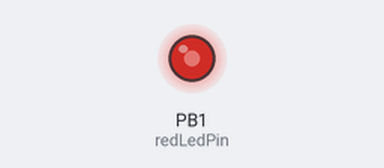
Recording of a sketch running on a simulated ATtiny85, built with avr-gcc and run on an emulated ATtiny85. Parts: output pins drawn as LEDs (lit = HIGH).

Above: at 0.1 s.
At 2.1 s:
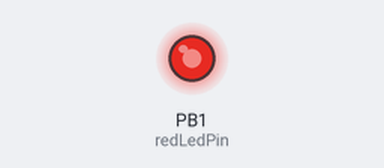
At 4.3 s:
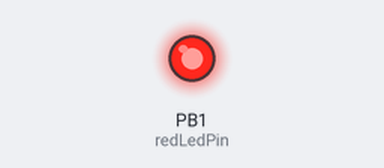
At 10.9 s:
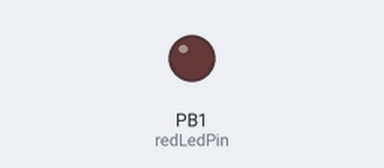
Timing chart, 0 to 12.4 s (numbered marks = the images above):
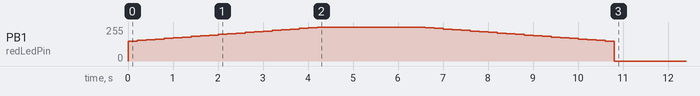

The sketch:

rgbRainbow.ino
```cpp
/*
  RGB LED RAINBOW

  Using a small circuit containing an ATtiny45 and RGB Led to cycle through 7 main colors.

      The 7 colors go through: red, green, blue, cyan, yellow, magenta, and white.

  The main colors red, green, and blue, are assigned to the PBx pins based on the header
  file. Accorrding to the PBx value table, this project uses OFF(0) to light up the LED
  and ON(1) turns off the led.

  This circuit cycles through the colors using a fade-in and fade-out cycle to provide a
  smooth transition between two colors. Smooth transitions are executed by leveraging the
  PWM concept and applying it to the LEDs. Using PWM, a LED can be modulated to appear
  brighter or slower based on the frequency and signal cycle.

  by Kimberly Loza
 */


//Based on the ATMEL ATTINY45 / ARDUINO from pins_arduno.h header file
//
//                          +-\/-+
// Ain0 (D 5)[RESET]  PB5  1|    |8  Vcc
// Ain3 (D 3)[CLK_I]  PB3  2|    |7  PB2 (D 2)  Ain1  [SCK]
// Ain2 (D 4)[CLK_O]  PB4  3|    |6  PB1 (D 1)  pwm1  [MISO]
//                    GND  4|    |5  PB0 (D 0)  pwm0  [MOSI]
//                          +----+
//
//  static const uint8_t A0 = 6; // MOSI
//  static const uint8_t A1 = 7; // RED/MISO
//  static const uint8_t A2 = 8; // Green
//  static const uint8_t A3 = 9; // Blue

//Color Pin Constants
const int redLedPin   = 1;
const int greenLedPin = 8;
const int blueLedPin  = 9;

// PWM(~)
const int on  = 255;  // Max value of the PWM Cycle, full brightness
const int off = 0;    // Leds are off PWM
// The setup function runs once when you press reset or power the board
void setup() {
  // Setting all digital pins as outputs
  pinMode(redLedPin, OUTPUT);   // PB1      : MISO  Red   LED
  pinMode(greenLedPin, OUTPUT); // PB4||Ain4: CLK_I Green LED
  pinMode(blueLedPin, OUTPUT);  // PB3||Ain3: CLK_O Blue  LED

}

// Loops through the rainbow states
void loop() {
    setColor(on, off, off);     // Red      = {ON, OFF, OFF};
    setColor(off, on, off);     // Green    = {OFF, ON, OFF};
    setColor(off, off, on);     // Blue     = {OFF, OFF, ON};
    setColor(off, on, on);      // Cyan     = {OFF, ON, ON};
    setColor(on, on, off);      // Yellow   = {ON, ON, OFF};
    setColor(on, off, on);      // Magenta  = {ON, OFF, ON};
    setColor(on, on, on);       // White    = {ON, ON, ON};
  }


void setColor(int redValue, int greenValue, int blueValue) {
    // Fade into the true color starting from greater than 50% Duty Cycle
    for (int brightness = 150; brightness <= on; brightness += 5){
      //Determine the fade in brightness
      setBrightness(redValue, greenValue, blueValue, brightness);
      delay(100);
    }

    //Writes true color using only on and off states for 1sec
    int x = 0; // Temp counter
    do {
      sendColor(redValue, greenValue, blueValue);
      delay(100);
      x++;
    }while(x < 10);

    //Fades the color of the LED out by dimming the brightness
    for (int brightness = on; brightness >= 150; brightness -= 5 ){
      setBrightness(redValue, greenValue, blueValue, brightness);
      delay(100);
    }
}

// Writes as an analog value (PWM wave) to pin
void sendColor(int redValue, int greenValue, int blueValue){
  analogWrite(redLedPin, redValue);
  analogWrite(greenLedPin, greenValue);
  analogWrite(blueLedPin, blueValue);
  delay(100);
}

// Determines the fade-in and fade-out brightness by changing the PWM value
void setBrightness(int redValue, int greenValue, int blueValue, int brightness){
  if (redValue == on) {
    redValue = brightness;
  }
  if (greenValue == on) {
    greenValue = brightness;
  }
  if (blueValue == on){
    blueValue = brightness;
  }
  sendColor(redValue, greenValue, blueValue);
}
```

Measured:
- by itself, PB1 (redLedPin): rises from 0/255 to 255/255 in 4.2 s, then falls to 0/255 in 6.6 s
